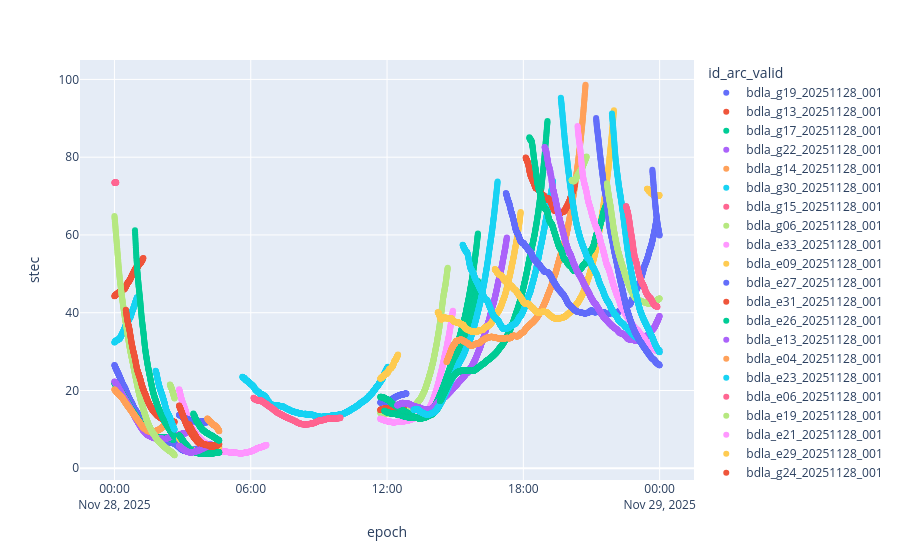

The cell this chart's notebook holds for it:
### Code cell
fig = px.scatter(df_calibrated['epoch', 'stec', 'id_arc_valid'], x='epoch', y='stec', render_mode='svg', color='id_arc_valid')
fig.show()
